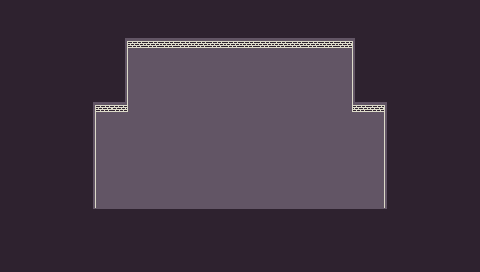

This is a level from a 2D game, rendered from its Tiled map with the project's own tilesets. A one-line summary and the map file follow, with tile-layer data summarised:
An orthogonal 30x17 tile map with 16x16 px tiles, 3 tile layers (Background, Midground, Foreground) and 8 objects.

<map version="1.4" tiledversion="1.4.2" orientation="orthogonal" renderorder="right-down" width="30" height="17" tilewidth="16" tileheight="16" infinite="0" nextlayerid="11" nextobjectid="25">
 <tileset firstgid="1" name="tiles" tilewidth="16" tileheight="16" tilecount="16" columns="8">
  <image source="../images/tiles.png" width="128" height="32" />
 </tileset>
 <layer id="4" name="Background" width="30" height="17">
  <data>[510 cells, 510 non-empty, 1 distinct tile ids]</data>
 </layer>
 <layer id="1" name="Midground" width="30" height="17">
  <data>[510 cells, 346 non-empty, 11 distinct tile ids]</data>
 </layer>
 <layer id="5" name="Foreground" width="30" height="17">
  <data>[510 cells, 0 non-empty, 0 distinct tile ids]</data>
 </layer>
 <objectgroup id="7" name="Enemies">
  <object id="18" x="320" y="80" width="16" height="16" />
  <object id="19" x="288" y="144" width="16" height="16" />
  <object id="20" x="144" y="64" width="16" height="16" />
  <object id="21" x="112" y="128" width="16" height="16" />
 </objectgroup>
 <objectgroup id="10" name="SpiderEnemies">
  <object id="17" x="128" y="176" width="16" height="16" />
  <object id="22" x="352" y="192" width="16" height="16" />
  <object id="23" x="192" y="160" width="16" height="16" />
 </objectgroup>
 <objectgroup id="6" name="Player">
  <object id="1" x="224" y="96" width="16" height="16" />
 </objectgroup>
</map>